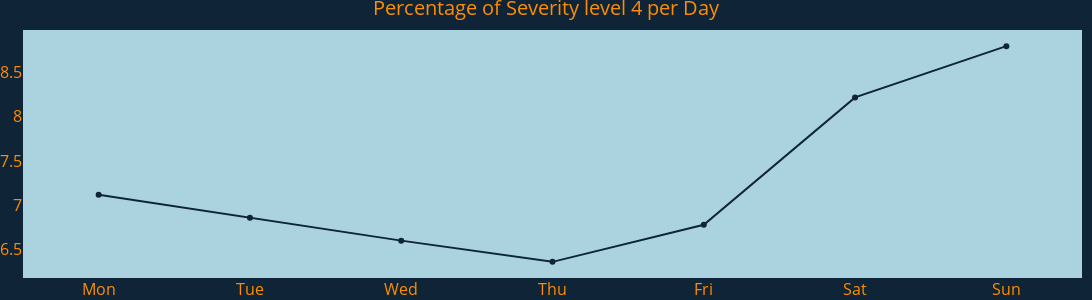

Source (notebook cell):
### Code cell
def per_day_lineplot(df=accidents_df):
       
       # Total amount of accidents per day of the week
       tot_acdnts_per_Day = df.groupby(by=["Start_Day_Week"]).count()["ID"]

       # Amount of accidents with severity level 4 per day of the week 
       acdnts_per_Day_4 = df.loc[df["merge_severity"] == 4].groupby(by=["Start_Day_Week"]).count()["ID"]       
       
       # Calculate percentages
       perc_per_day_4 = []
       for total_count, count_sev_4 in list(zip(tot_acdnts_per_Day.values, acdnts_per_Day_4.values)):
              percent = (count_sev_4/total_count)*100
              perc_per_day_4.append(round(number=percent, ndigits=2))
              
       # Create lineplot
       fig = go.Figure(data=[
                             go.Scatter(
                                        x=[i for i in range(0, 7)],
                                        y=perc_per_day_4,
                                        mode="lines+markers",
                                        line={
                                              "color": "#0f2537",
                                              "width": 2
                                             },
                                       )
                            ]
                      )

       fig.update_layout(
                         title={
                                "text":"Percentage of Severity level 4 per Day", 
                                "font": {
                                         "size": 20,
                                         "color": "#FF8D00"
                                        },
                                "xanchor": "center",
                                "x": 0.5,
                                },
                         xaxis={
                                "range": [-0.5, 6.5],
                                "zeroline": False,
                                "showgrid": False, 
                                "tickmode": "array",                            
                                "tickvals": [i for i in range(0, 7)],
                                "ticktext": [
                                             "Mon", 
                                             "Tue", 
                                             "Wed", 
                                             "Thu", 
                                             "Fri", 
                                             "Sat", 
                                             "Sun"
                                              ],
                                "color": "#FF8D00"
                                },
                         yaxis={
                                "showgrid": False,
                                "color": "#FF8D00"
                                },
                         font={"size": 16}, 
                         autosize=False,
                         width=1250,
                         height=300,
                         paper_bgcolor="#0f2537",
                         plot_bgcolor="#AAD3DF",
                         margin={
                                 "l": 15,
                                 "r": 10,
                                 "b": 0,
                                 "t": 30
                                },
                      ),
       return fig

fig = per_day_lineplot()
fig.show()

### Figure 1 — Plotly figure (JSON) as saved in the notebook; plotly's stock layout.template omitted (floating-point values rounded to 4 significant figures)
{"data": [{"line": {"color": "#0f2537", "width": 2}, "mode": "lines+markers", "type": "scatter", "x": [0, 1, 2, 3, 4, 5, 6], "y": [7.12, 6.86, 6.6, 6.36, 6.78, 8.22, 8.8]}], "layout": {"autosize": false, "font": {"size": 16}, "height": 300, "margin": {"b": 0, "l": 15, "r": 10, "t": 30}, "paper_bgcolor": "#0f2537", "plot_bgcolor": "#AAD3DF", "title": {"font": {"color": "#FF8D00", "size": 20}, "text": "Percentage of Severity level 4 per Day", "x": 0.5, "xanchor": "center"}, "width": 1250, "xaxis": {"color": "#FF8D00", "range": [-0.5, 6.5], "showgrid": false, "tickmode": "array", "ticktext": ["Mon", "Tue", "Wed", "Thu", "Fri", "Sat", "Sun"], "tickvals": [0, 1, 2, 3, 4, 5, 6], "zeroline": false}, "yaxis": {"color": "#FF8D00", "showgrid": false}}}
